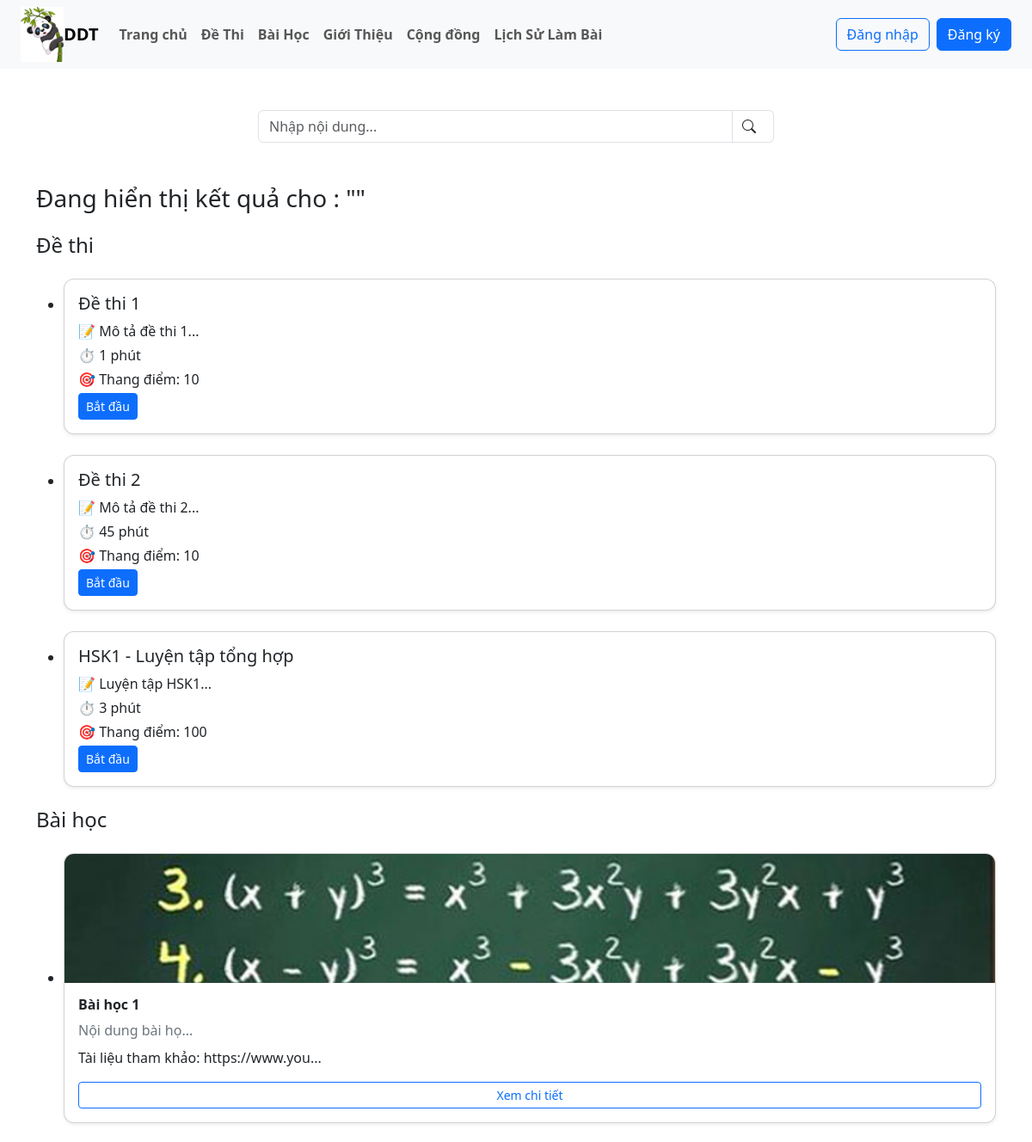
/user/tim_kiem.php (upper part), run on an earlier commit of the app's database.
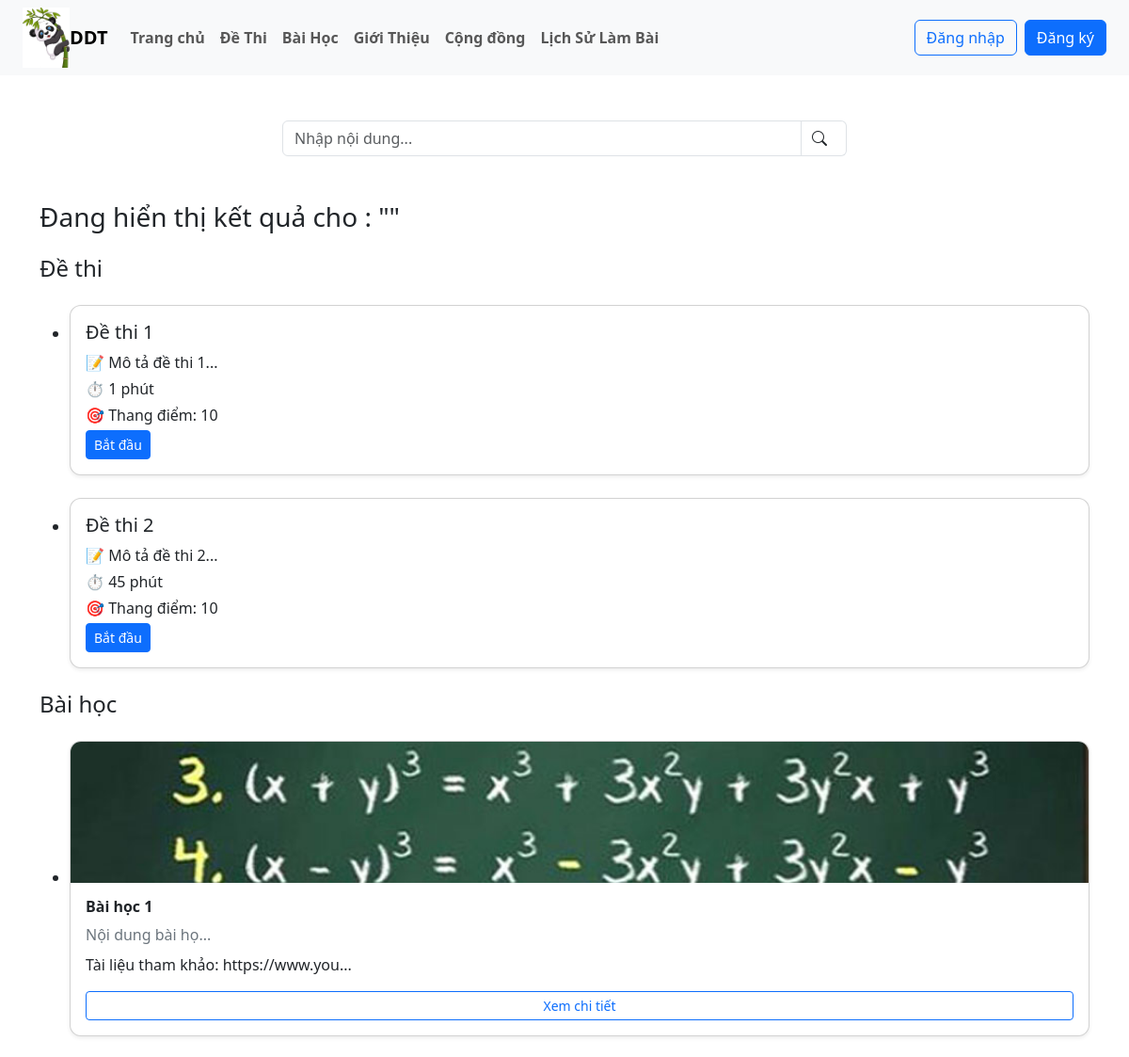
And on a later commit of the database.
### tables this page shows
CREATE TABLE `de_thi` (
  `id` varchar(10) NOT NULL,
  `id_danh_muc` int DEFAULT NULL,
  `ten_de_thi` varchar(255) NOT NULL,
  `mo_ta` text,
  `thoi_gian` int DEFAULT NULL,
  `id_bai_hoc` varchar(10) DEFAULT NULL,
  `thang_diem` int DEFAULT '10',
  `ngay_tao` datetime DEFAULT CURRENT_TIMESTAMP,
  `trang_thai` tinyint(1) NOT NULL DEFAULT '0'
);

CREATE TABLE `bai_hoc` (
  `id` varchar(10) NOT NULL,
  `tieu_de` varchar(255) NOT NULL,
  `noi_dung` text,
  `anh_bai_hoc` varchar(255) DEFAULT NULL,
  `link_bai_hoc` varchar(255) DEFAULT NULL,
  `ngay_tao` datetime DEFAULT CURRENT_TIMESTAMP,
  `id_danh_muc` int DEFAULT NULL
);

### user/tim_kiem.php (the view, shortened to what this page needs)
<?php
include_once("./header.php");
$keyword = $_GET['q'] ?? '';
$keyword = mysqli_real_escape_string($dbc, $keyword);
$limit = 10;
$page_de = isset($_GET['page_de']) ? (int)$_GET['page_de'] : 1;
$start_de = ($page_de - 1) * $limit;
$page_bh = isset($_GET['page_bh']) ? (int)$_GET['page_bh'] : 1;
$start_bh = ($page_bh - 1) * $limit;
$sql_de_thi = "
    SELECT * FROM de_thi
    WHERE ten_de_thi LIKE '%$keyword%'
        OR mo_ta LIKE '%$keyword%'
    LIMIT $start_de, $limit
";
$result_de_thi = mysqli_query($dbc, $sql_de_thi);
$sql_bai_hoc = "
    SELECT * FROM bai_hoc
    WHERE tieu_de LIKE '%$keyword%'
        OR noi_dung LIKE '%$keyword%'
    LIMIT $start_bh, $limit
";
$result_bai_hoc = mysqli_query($dbc, $sql_bai_hoc);
?>
<div class="container my-4">
    <form action="tim_kiem.php" method="GET">
        <div class="d-flex justify-content-center my-5">
            <div class="input-group" style="max-width: 600px;">
                <input type="text" name="q" class="form-control" placeholder="Nhập nội dung..." required>
                <button class="input-group-text bg-white border-start-0" type="submit">
                    <i class="bi bi-search me-2"></i>
                </button>
            </div>
        </div>
    </form>
    <h3>Đang hiển thị kết quả cho : "<?= htmlspecialchars($keyword) ?>"</h3>
    <?php if (mysqli_num_rows($result_de_thi) > 0): ?>
    <h4 class="mt-4">Đề thi</h4>
    <ul>
        <?php while ($row = mysqli_fetch_assoc($result_de_thi)): ?>
        <li>
            <div class="card shadow-sm mt-4 mb-4" style="min-width: 250px;">
                <div class="card-body">
                    <h5 class="card-title"><?= $row['ten_de_thi'] ?></h5>
                    <p class="card-text mb-1">📝 <?= substr($row['mo_ta'], 0, 60) ?>...</p>
                    <p class="card-text mb-1">⏱️ <?= $row['thoi_gian'] ?> phút</p>
                    <p class="card-text mb-1">🎯 Thang điểm: <?= $row['thang_diem'] ?></p>
                    <a href="chi_tiet_de_thi.php?id=<?= $row['id'] ?>" class="btn btn-primary btn-sm">Bắt đầu</a>
                </div>
            </div>
        </li>
        <?php endwhile; ?>
    </ul>
    <?php endif; ?>
    <?php if (mysqli_num_rows($result_bai_hoc) > 0): ?>
    <h4 class="mt-4">Bài học</h4>
    <ul>
        <?php while ($row = mysqli_fetch_assoc($result_bai_hoc)): ?>
        <li>
            <div class="card shadow-sm mt-4 mb-4" style="min-width: 260px;">
                <?php if (!empty($row['anh_bai_hoc'])): ?>
                <img src="./image_baihoc/<?= $row['anh_bai_hoc'] ?>" class="card-img-top"
                    style="height: 150px; object-fit: cover;">
                <?php endif; ?>
                <div class="card-body">
                    <h6 class="card-title fw-bold"><?= $row['tieu_de'] ?></h6>
                    <p class="text-secondary mb-2">
                        <?= substr($row['noi_dung'], 0, 20) ?>...
                    </p>
                    <?php if (!empty($row['link_bai_hoc'])): ?>
                    <p>
                        Tài liệu tham khảo: <?= substr($row['link_bai_hoc'], 0, 15) ?>...
                    </p>
                    <?php endif; ?>
                    <a href="chi_tiet_bai_hoc.php?id_bh=<?= $row['id'] ?>" class="btn btn-outline-primary btn-sm w-100">
                        Xem chi tiết
                    </a>
                </div>
            </div>
        </li>
        <?php endwhile; ?>
    </ul>
    <?php endif; ?>
</div>

What changed in the data, as far as the page shows it:
removed de_thi: ten_de_thi "HSK1 - Luyện tập tổng hợp", mo_ta "Luyện tập HSK1", thoi_gian "3", thang_diem "100"
